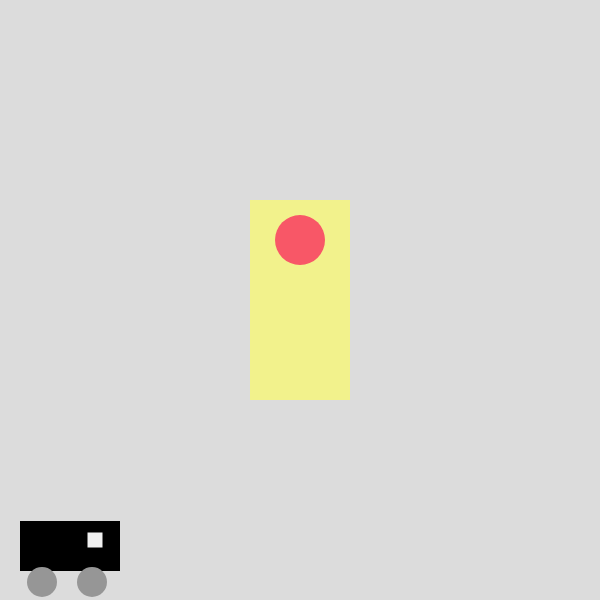
Frame 1 (no input)
Frame 60 (no input): identical to frame 1, image omitted
Frame 120 (the mouse pressed at the canvas centre since frame 60): identical to frame 1, image omitted

The p5.js sketch that drew this single still picture (run headless with seeded random() and noise() and a simulated clock; from frame 60 on, the mouse is pressed at the canvas centre):

// p5.js sketch
// ── sketch.js
var myState=0;
var timer=300;
var x=0;

function setup() {
  createCanvas(600,600);
  rectMode(CENTER);
  noStroke();
}

function draw() {
  switch(myState){
    case 0:
    background(220);
    fill("#F2F28C");
    rect(300,300, 100,200);
    fill("#F85767");
    ellipse(300,240,50,50);
    timer=timer-1;

    push();
    translate(x,0);
    x=x;
    if(x>650){
      x=-620;
    }
    car();
    pop();

  if(timer<=0){
    timer=300;
    myState=1;
    }
break;

    case 1:
    background(220);
    fill("#F2F28C");
    rect(300,300, 100,200);
    fill("#2DF02D");
    ellipse(300,300,50,50);
    timer=timer-1;

    push();
    translate(x,0);
    x=x+5;
    if(x>650){
      x=-620;
    }
    car();
    pop();

    if(timer<=0){
      timer=300;
      myState=2;
      }
break;

    case 2:
    background(220);
    fill("#F2F28C");
    rect(300,300, 100,200);
    fill("#F3DC0B");
    ellipse(300,360,50,50);
    timer=timer-1;

    push();
    translate(x,0);
    x=x+2;
    if(x>650){
      x=-620;
    }
    car();
    pop();

    if(timer<=0){
      timer=300;
      myState=0;
      }
      break;
    }
}

function car(){
  fill(0);
  rect(70,546, 100,50);
  fill(240);
  rect(95,540, 15,15);
  fill(150);
  ellipse(42,582,30,30);
  fill(150);
  ellipse(92,582,30,30);
}


function mouseReleased(){
  console.log(mouseX +',' +mouseY);

}
